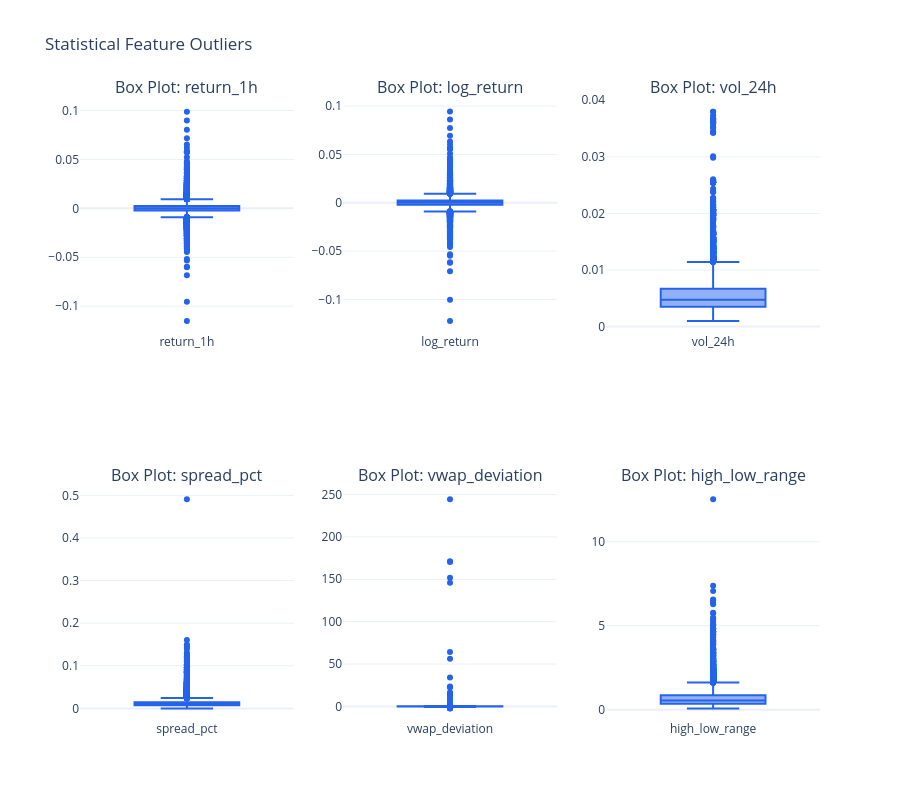

Notebook code for this chart:
### Code cell
# Box Plots for primary features
fig = make_subplots(rows=2, cols=3, subplot_titles=[f'Box Plot: {col}' for col in PLOT_COLS])

for i, col in enumerate(PLOT_COLS):
    row = (i // 3) + 1
    col_idx = (i % 3) + 1
    fig.add_trace(
        go.Box(y=df_model[col], name=col, marker_color=COLORS['price'], boxpoints='outliers'),
        row=row, col=col_idx
    )

fig.update_layout(height=800, title_text="Statistical Feature Outliers", template="plotly_white", showlegend=False)
fig.show()

### Figure 1 — Plotly figure (JSON) as saved in the notebook; plotly's stock layout.template omitted (floating-point values rounded to 4 significant figures; data arrays with more than 128 entries replaced by an {"elided": "..."} marker saying what was removed)
{"data": [{"boxpoints": "outliers", "marker": {"color": "#2563eb"}, "name": "return_1h", "type": "box", "xaxis": "x", "y": {"elided": "15448 float values"}, "yaxis": "y"}, {"boxpoints": "outliers", "marker": {"color": "#2563eb"}, "name": "log_return", "type": "box", "xaxis": "x2", "y": {"elided": "15448 float values"}, "yaxis": "y2"}, {"boxpoints": "outliers", "marker": {"color": "#2563eb"}, "name": "vol_24h", "type": "box", "xaxis": "x3", "y": {"elided": "15448 float values"}, "yaxis": "y3"}, {"boxpoints": "outliers", "marker": {"color": "#2563eb"}, "name": "spread_pct", "type": "box", "xaxis": "x4", "y": {"elided": "15448 float values"}, "yaxis": "y4"}, {"boxpoints": "outliers", "marker": {"color": "#2563eb"}, "name": "vwap_deviation", "type": "box", "xaxis": "x5", "y": {"elided": "15448 float values"}, "yaxis": "y5"}, {"boxpoints": "outliers", "marker": {"color": "#2563eb"}, "name": "high_low_range", "type": "box", "xaxis": "x6", "y": {"elided": "15448 float values"}, "yaxis": "y6"}], "layout": {"annotations": [{"font": {"size": 16}, "showarrow": false, "text": "Box Plot: return_1h", "x": 0.1444, "xanchor": "center", "xref": "paper", "y": 1, "yanchor": "bottom", "yref": "paper"}, {"font": {"size": 16}, "showarrow": false, "text": "Box Plot: log_return", "x": 0.5, "xanchor": "center", "xref": "paper", "y": 1, "yanchor": "bottom", "yref": "paper"}, {"font": {"size": 16}, "showarrow": false, "text": "Box Plot: vol_24h", "x": 0.8556, "xanchor": "center", "xref": "paper", "y": 1, "yanchor": "bottom", "yref": "paper"}, {"font": {"size": 16}, "showarrow": false, "text": "Box Plot: spread_pct", "x": 0.1444, "xanchor": "center", "xref": "paper", "y": 0.375, "yanchor": "bottom", "yref": "paper"}, {"font": {"size": 16}, "showarrow": false, "text": "Box Plot: vwap_deviation", "x": 0.5, "xanchor": "center", "xref": "paper", "y": 0.375, "yanchor": "bottom", "yref": "paper"}, {"font": {"size": 16}, "showarrow": false, "text": "Box Plot: high_low_range", "x": 0.8556, "xanchor": "center", "xref": "paper", "y": 0.375, "yanchor": "bottom", "yref": "paper"}], "height": 800, "showlegend": false, "title": {"text": "Statistical Feature Outliers"}, "xaxis": {"anchor": "y", "domain": [0, 0.2889]}, "xaxis2": {"anchor": "y2", "domain": [0.3556, 0.6444]}, "xaxis3": {"anchor": "y3", "domain": [0.7111, 1]}, "xaxis4": {"anchor": "y4", "domain": [0, 0.2889]}, "xaxis5": {"anchor": "y5", "domain": [0.3556, 0.6444]}, "xaxis6": {"anchor": "y6", "domain": [0.7111, 1]}, "yaxis": {"anchor": "x", "domain": [0.625, 1]}, "yaxis2": {"anchor": "x2", "domain": [0.625, 1]}, "yaxis3": {"anchor": "x3", "domain": [0.625, 1]}, "yaxis4": {"anchor": "x4", "domain": [0, 0.375]}, "yaxis5": {"anchor": "x5", "domain": [0, 0.375]}, "yaxis6": {"anchor": "x6", "domain": [0, 0.375]}}}
